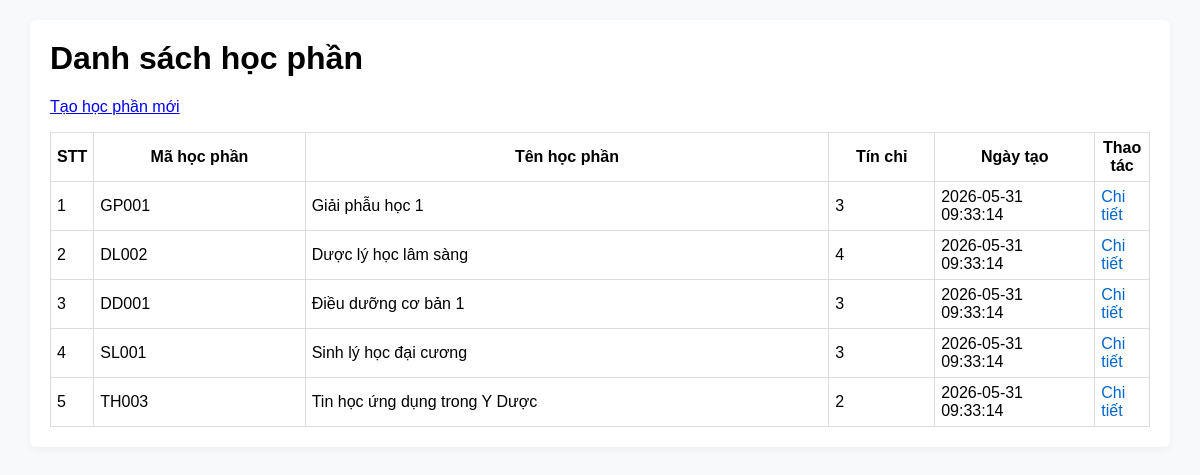
/list.php, run on an earlier commit of the app's database.
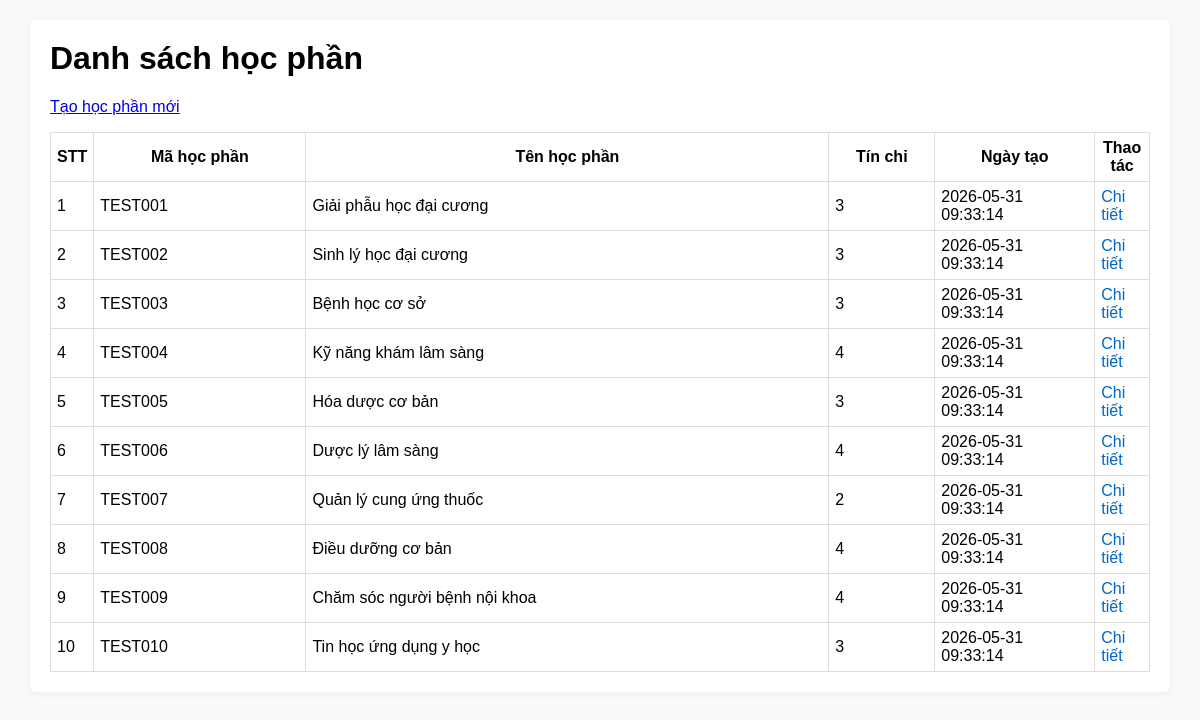
And on a later commit of the database.
### tables this page shows
CREATE TABLE `modules` (
  `id` INT AUTO_INCREMENT PRIMARY KEY,
  `course_id` INT NULL,
  `code` VARCHAR(50) NOT NULL UNIQUE,
  `name_vn` VARCHAR(255) NOT NULL,
  `name_en` VARCHAR(255) NULL,
  `type` ENUM('Bắt buộc', 'Điều kiện', 'Tự chọn') NOT NULL DEFAULT 'Bắt buộc',
  `credits` INT NOT NULL DEFAULT 0,
  `theory_hours` INT NOT NULL DEFAULT 0,
  `practical_hours` INT NOT NULL DEFAULT 0,
  `self_study_hours` INT NOT NULL DEFAULT 0,
  `target_programs` TEXT NULL,
  `expected_semester` VARCHAR(50) NULL,
  `expected_year` VARCHAR(50) NULL,
  `department_in_charge` VARCHAR(255) NULL,
  `coordinating_board` VARCHAR(255) NULL,
  `faculty_in_charge` VARCHAR(255) NULL,
  `description` TEXT NULL,
  `objectives` TEXT NULL,
  `grading_scale` VARCHAR(50) NULL DEFAULT '10',
  `created_at` TIMESTAMP DEFAULT CURRENT_TIMESTAMP,
  `updated_at` TIMESTAMP DEFAULT CURRENT_TIMESTAMP ON UPDATE CURRENT_TIMESTAMP,
  FOREIGN KEY (`course_id`) REFERENCES `courses`(`id`) ON DELETE SET NULL
);

### db.php (called while the page is built, shortened)
<?php
function h($s) {
    return htmlspecialchars($s, ENT_QUOTES, 'UTF-8');
}
?>

### list.php (the view, shortened to what this page needs)
<?php
require 'db.php';
?>
<!doctype html>
<html>
<head>
    <link rel="stylesheet" href="assets/style.css">
</head>
<body>
    <div class="container">
        <h1>Danh sách học phần</h1>
        <p><a href="index.php">Tạo học phần mới</a></p>
        <?php
        $stmt = $pdo->query(
            'SELECT id, code, credits, created_at, name_vn FROM modules ORDER BY created_at DESC'
        );
        $rows = $stmt->fetchAll(PDO::FETCH_ASSOC);
        if (!$rows) {
            echo '<p>Chưa có học phần nào.</p>';
        } else {
            echo '<table class="table">';
            echo '<tr>';
            echo '<th>STT</th>';
            echo '<th style="width: 20%;">Mã học phần</th>';
            echo '<th style="width: 50%;">Tên học phần</th>';
            echo '<th style="width: 10%;">Tín chỉ</th>';
            echo '<th style="width: 15%;">Ngày tạo</th>';
            echo '<th style="width: 5%;">Thao tác</th>';
            echo '</tr>';
            $stt = 0;
            foreach ($rows as $r) {
                $stt++;
                echo '<tr>';
                echo '<td>' . $stt . '</td>';
                echo '<td>' . h($r['code']) . '</td>';
                echo '<td>' . h($r['name_vn']) . '</td>';
                echo '<td>' . h($r['credits']) . '</td>';
                echo '<td>' . h($r['created_at']) . '</td>';
                echo '<td><a href="view.php?id=' . h($r['id']) . '&edit=1" class="btn-link">Chi tiết</a></td>';
                echo '</tr>';
            }
            echo '</table>';
        }
        ?>
    </div>
</body>
</html>

### assets/style.css (style rules this page uses)
body { font-family:Arial,Helvetica,sans-serif;margin:20px;background:#f8f9fb }
.container { max-width:1100px;margin:0 auto;background:#fff;padding:20px;border-radius:6px;box-shadow:0 2px 8px rgba(0,0,0,0.05) }
h1 { margin-top:0 }
.table { width:100%;border-collapse:collapse;margin-top:8px }
.table th,.table td { border:1px solid #ddd;padding:6px }

### list.php (style rules this page uses)
.btn-link { text-decoration: none; color: #0066cc; cursor: pointer; }

What changed in the data, as far as the page shows it:
changed modules: code "GP001" → "TEST001"; name_vn "Giải phẫu học 1" → "Giải phẫu học đại cương"
changed modules: code "DL002" → "TEST002"; name_vn "Dược lý học lâm sàng" → "Sinh lý học đại cương"; credits "4" → "3"
changed modules: code "DD001" → "TEST003"; name_vn "Điều dưỡng cơ bản 1" → "Bệnh học cơ sở"
changed modules: code "SL001" → "TEST004"; name_vn "Sinh lý học đại cương" → "Kỹ năng khám lâm sàng"; credits "3" → "4"
changed modules: code "TH003" → "TEST005"; name_vn "Tin học ứng dụng trong Y Dược" → "Hóa dược cơ bản"; credits "2" → "3"
added modules: code "TEST006", name_vn "Dược lý lâm sàng", credits "4", created_at "2026-05-31 09:33:14"
added modules: code "TEST007", name_vn "Quản lý cung ứng thuốc", credits "2", created_at "2026-05-31 09:33:14"
added modules: code "TEST008", name_vn "Điều dưỡng cơ bản", credits "4", created_at "2026-05-31 09:33:14"
added modules: code "TEST009", name_vn "Chăm sóc người bệnh nội khoa", credits "4", created_at "2026-05-31 09:33:14"
added modules: code "TEST010", name_vn "Tin học ứng dụng y học", credits "3", created_at "2026-05-31 09:33:14"
